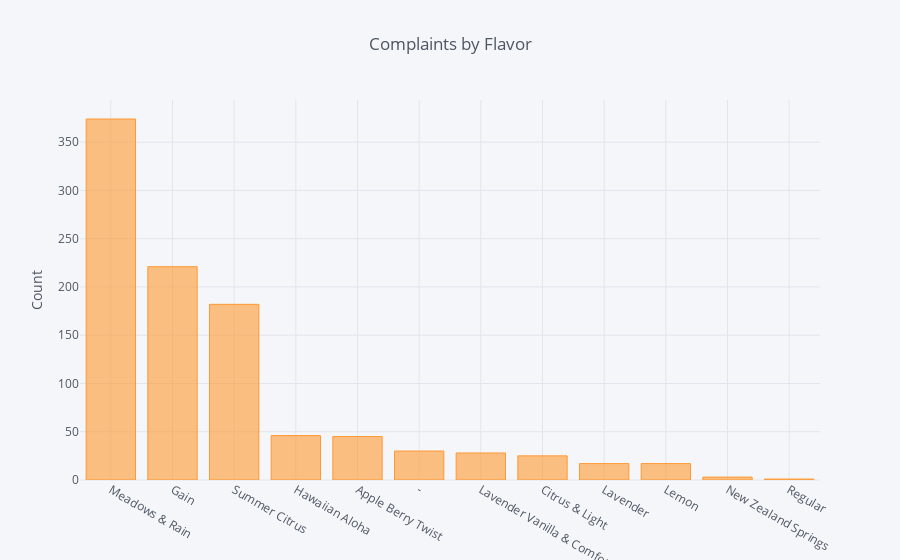

The notebook cell saved with this chart:
### Code cell
df['Flavor Scent Detail'].value_counts().iplot(kind='bar', yTitle='Count', title='Complaints by Flavor')

### Figure 1 — Plotly figure (JSON) as saved in the notebook; plotly's stock layout.template omitted (floating-point values rounded to 4 significant figures)
{"data": [{"marker": {"color": "rgba(255, 153, 51, 0.6)", "line": {"color": "rgba(255, 153, 51, 1.0)", "width": 1}}, "name": "Flavor Scent Detail", "orientation": "v", "text": "", "type": "bar", "x": ["Meadows & Rain", "Gain", "Summer Citrus", "Hawaiian Aloha", "Apple Berry Twist", "-", "Lavender Vanilla & Comfort", "Citrus & Light", "Lavender", "Lemon", "New Zealand Springs", "Regular"], "y": [374, 221, 182, 46, 45, 30, 28, 25, 17, 17, 3, 1]}], "layout": {"legend": {"bgcolor": "#F5F6F9", "font": {"color": "#4D5663"}}, "paper_bgcolor": "#F5F6F9", "plot_bgcolor": "#F5F6F9", "title": "Complaints by Flavor", "titlefont": {"color": "#4D5663"}, "xaxis1": {"gridcolor": "#E1E5ED", "showgrid": true, "tickfont": {"color": "#4D5663"}, "title": "", "titlefont": {"color": "#4D5663"}, "zerolinecolor": "#E1E5ED"}, "yaxis1": {"gridcolor": "#E1E5ED", "showgrid": true, "tickfont": {"color": "#4D5663"}, "title": "Count", "titlefont": {"color": "#4D5663"}, "zerolinecolor": "#E1E5ED"}}}
